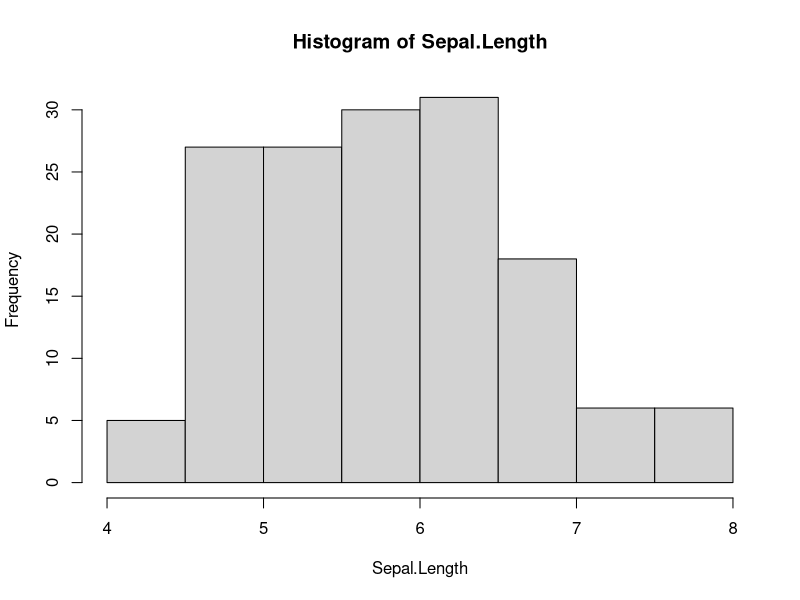
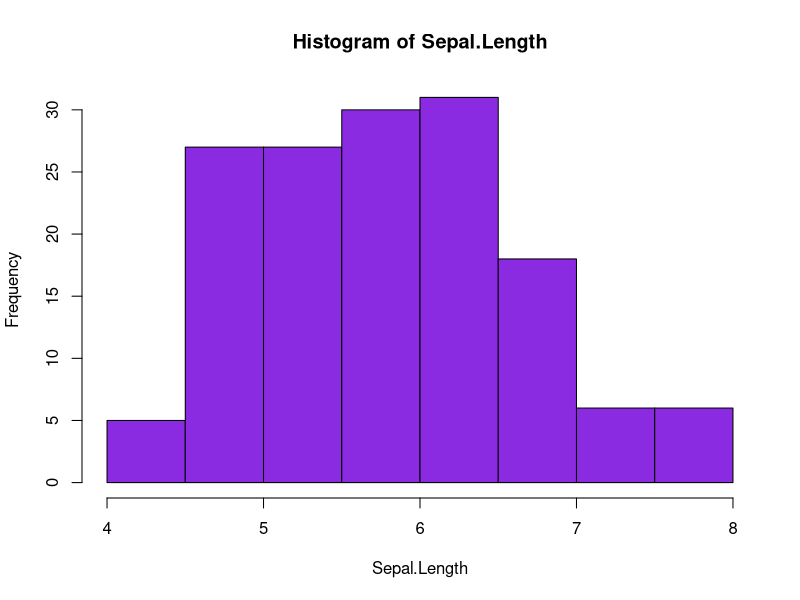
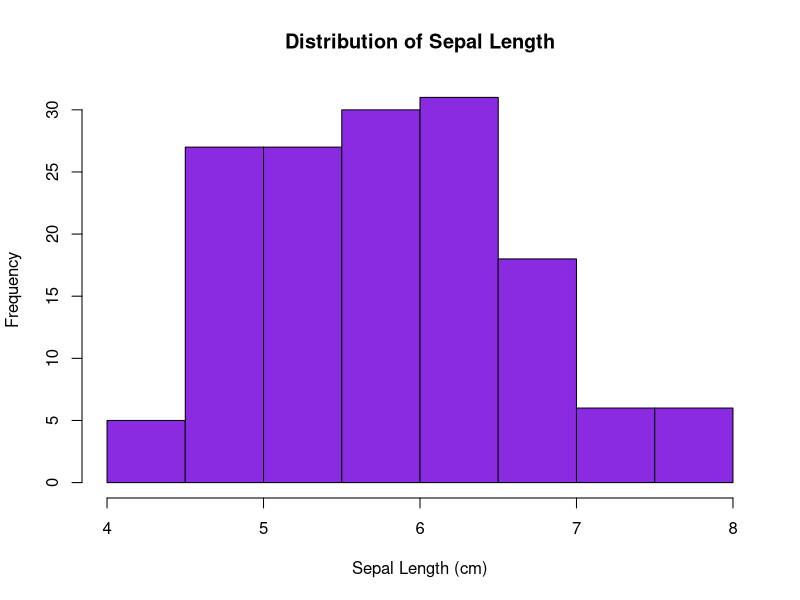
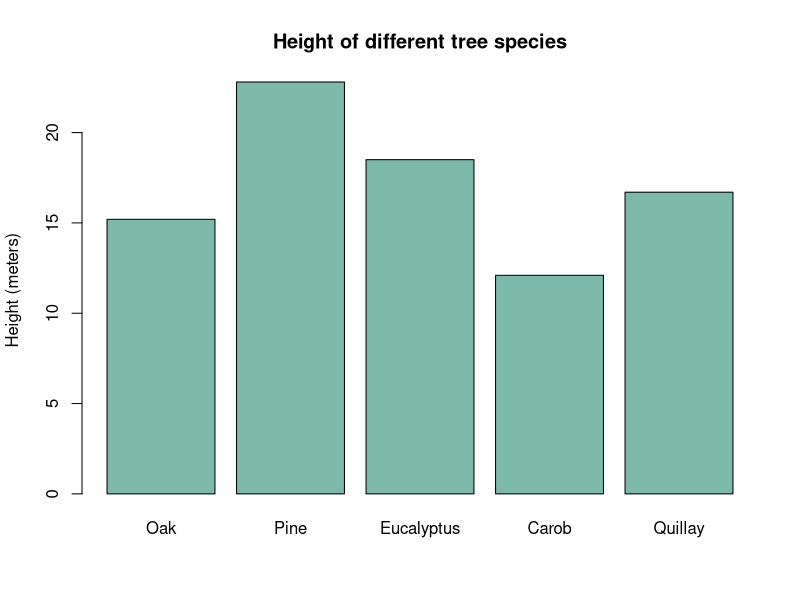
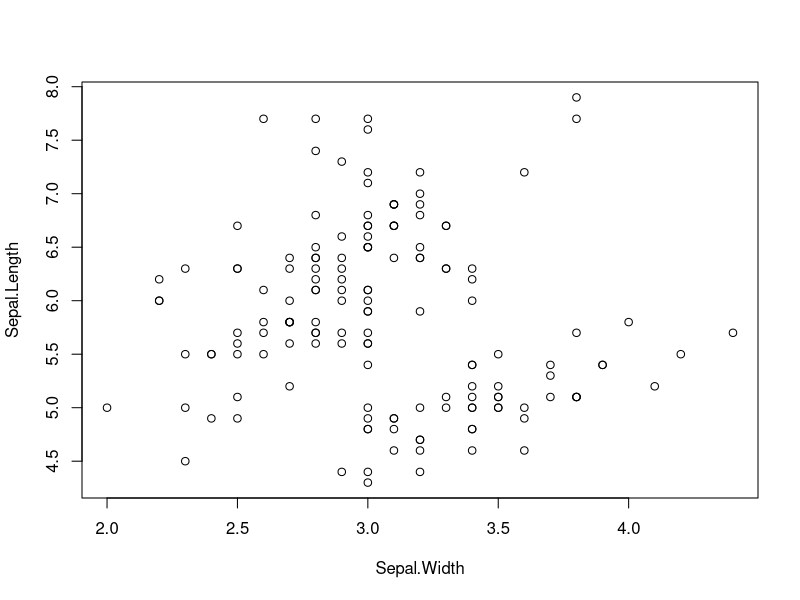
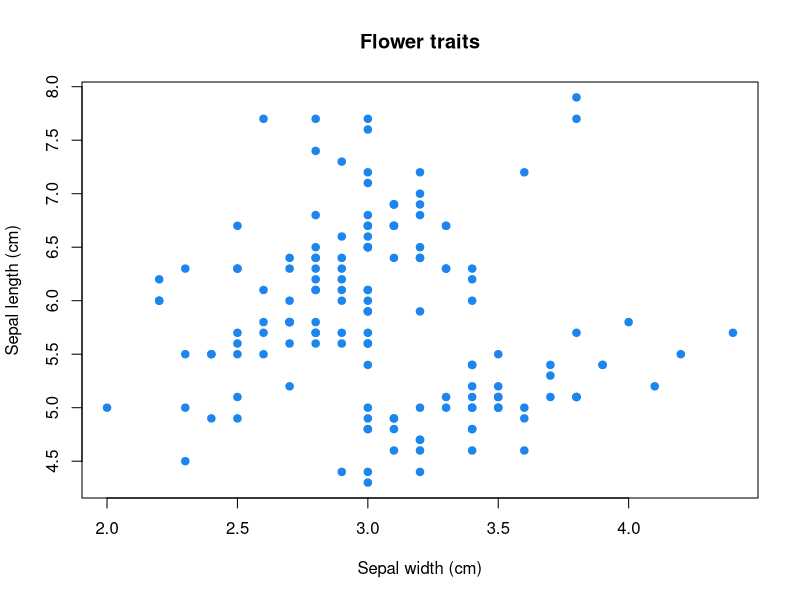
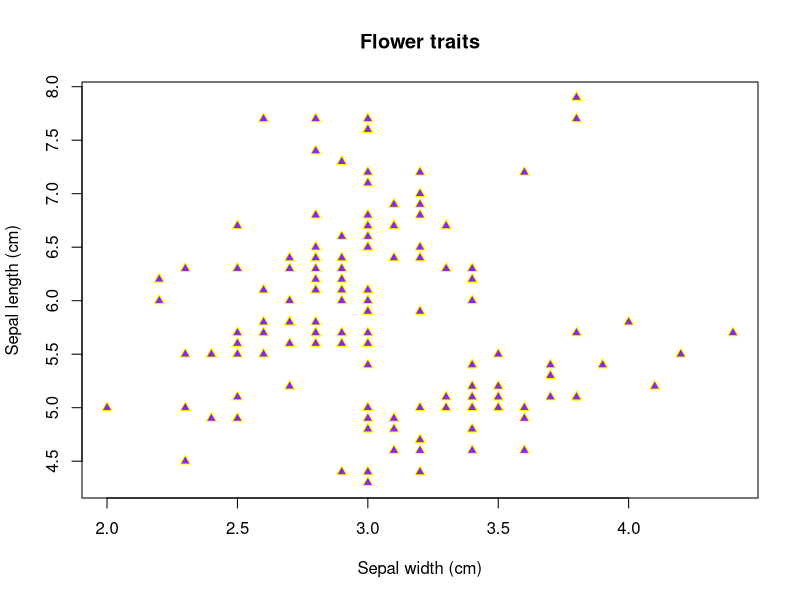
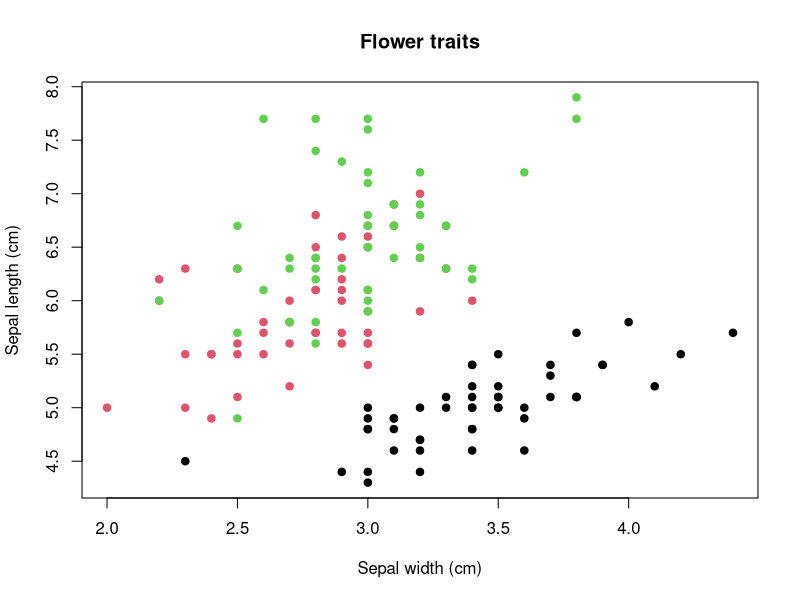

These figures' R source, in order:
## ---- chunk 1
knitr::opts_chunk$set(
	echo = TRUE,
	message = FALSE,
	warning = FALSE
)
## ---- chunk 2
# mean() calculates the average of a set of numbers
mean(c(1, 2, 3, 4, 5))

# length() counts how many elements are in a vector
length(c("a", "b", "c"))

# sqrt() calculates the square root
sqrt(16)
## ---- chunk 3
# Addition
2 + 3

# Subtraction
10 - 4

# Multiplication (use asterisk *)
5 * 6

# Division (use forward slash /)
20 / 4

# Exponentiation (use caret ^)
2^3
## ---- chunk 4
# Assigning values to variables
temperature <- 25.5
precipitation <- 120
num_species <- 15

# To access the value, simply type the variable name
temperature
precipitation
num_species

# We can use variables in calculations
temperature + 5
## ---- chunk 5
# Creating numeric vectors
week_temperatures <- c(22, 24, 26, 23, 25, 27, 24)
species_per_plot <- c(12, 15, 8, 20, 18, 10, 14)

# View the contents
week_temperatures
species_per_plot
## ---- chunk 6
# Calculate the mean (average)
mean(week_temperatures)

# Find the maximum value
max(species_per_plot)

# Find the minimum value
min(species_per_plot)

# Count how many elements are in the vector
length(species_per_plot)

# Calculate the standard deviation
sd(week_temperatures)

# Calculate the sum
sum(species_per_plot)
## ---- chunk 7
# First, create vectors for each column
tree_names <- c("Oak", "Pine", "Eucalyptus", "Carob", "Quillay")
height_m <- c(15.2, 22.8, 18.5, 12.1, 16.7)
diameter_cm <- c(45, 62, 38, 29, 41)
age_years <- c(25, 45, 30, 20, 35)

# Combine vectors into a data frame
tree_data <- data.frame(
  Species = tree_names,
  Height = height_m,
  Diameter = diameter_cm,
  Age = age_years
)

# View the data frame
print(tree_data)
## ---- chunk 8
summary(tree_data)
## ---- chunk 9
# Access the Height column
tree_data$Height

# Access the Species column
tree_data$Species

# Calculate mean height
mean(tree_data$Height)
## ---- chunk 10
# Estimate biomass using: Biomass = height × diameter² × 0.001
biomass_estimated <- tree_data$Height * (tree_data$Diameter^2) * 0.001

# Add the new column to our data frame
tree_data$Biomass <- biomass_estimated

# View the updated data frame
print(tree_data)
## ---- chunk 11
data(iris)
attach(iris)
names(iris)
## ---- chunk 12
head(iris)
## ---- chunk 13
tail(iris)
## ---- chunk 14
# Examining variable levels
levels(Species)

# Creating an object to quantify how many levels we have
spp <- levels(Species)
length(spp)
## ---- chunk 15
hist(Sepal.Length)
## ---- chunk 16
hist(Sepal.Length, col = "blueviolet")
## ---- chunk 17
hist(Sepal.Length, 
     col = "blueviolet",
     main = "Distribution of Sepal Length",
     xlab = "Sepal Length (cm)",
     ylab = "Frequency")
## ---- chunk 18
barplot(tree_data$Height,
        names.arg = tree_data$Species,
        main = "Height of different tree species",
        ylab = "Height (meters)",
        col = "#7CB9A8")
## ---- chunk 19
plot(Sepal.Length ~ Sepal.Width)
## ---- chunk 20
# Basic customization
plot(Sepal.Length ~ Sepal.Width, 
     main = "Flower traits", 
     xlab = "Sepal width (cm)", 
     ylab = "Sepal length (cm)", 
     col = "dodgerblue2", 
     pch = 19)

# Changing shape and border color
plot(Sepal.Length ~ Sepal.Width, 
     main = "Flower traits", 
     xlab = "Sepal width (cm)", 
     ylab = "Sepal length (cm)", 
     col = "yellow", 
     bg = "blueviolet", 
     pch = 24)

# Coloring each species with a different color
plot(Sepal.Length ~ Sepal.Width, 
     main = "Flower traits", 
     xlab = "Sepal width (cm)", 
     ylab = "Sepal length (cm)", 
     col = iris$Species, 
     pch = 19)
## ---- chunk 21
# Subsetting data
dataS <- subset(iris, Species == "setosa")

# And making the plot:
plot(Sepal.Length ~ Sepal.Width, 
     main = "Flower traits (I. setosa only)", 
     xlab = "Sepal width (cm)", 
     ylab = "Sepal length (cm)", 
     col = "dodgerblue2", 
     pch = 19, 
     data = dataS)
## ---- chunk 22
boxplot(Sepal.Length ~ Species, 
        main = "Sepal length variation", 
        xlab = "Plant species", 
        ylab = "Sepal length (cm)")
## ---- chunk 23
par(mfrow = c(2, 2))
boxplot(Sepal.Length ~ Species, main = "Sepal length variation", 
        xlab = "Plant species", ylab = "Sepal length (cm)")
boxplot(Sepal.Width ~ Species, main = "Sepal width variation", 
        xlab = "Plant species", ylab = "Sepal width (cm)")
boxplot(Petal.Length ~ Species, main = "Petal length variation", 
        xlab = "Plant species", ylab = "Petal length (cm)")
boxplot(Petal.Width ~ Species, main = "Petal width variation", 
        xlab = "Plant species", ylab = "Petal width (cm)")
par(mfrow = c(1, 1))
## ---- chunk 24
x <- rnorm(500)
y <- rnorm(500)
## ---- chunk 25
par(mfrow = c(1, 2))
hist(x, col = "cornflowerblue", main = "Distribution of x")
hist(y, col = "coral", main = "Distribution of y")
par(mfrow = c(1, 1))
## ---- chunk 26
plot(x, y, pch = 19, col = "firebrick2")
## ---- chunk 27
# We can also perform mathematical operations with variables
ylog <- log(y + 1)
plot(x, ylog, pch = 19, col = "forestgreen",
     main = "X vs log(Y+1)",
     xlab = "X values",
     ylab = "log(Y + 1)")
## ---- chunk 28
xs <- x * pi
plot(xs, y, pch = 19, col = "darkslateblue",
     main = expression(paste("X × ", pi, " vs Y")),
     xlab = expression(paste("X × ", pi)),
     ylab = "Y values")
## ---- chunk 29
cat("Summary of our tree study:\n")
cat("Mean height:", round(mean(tree_data$Height), 2), "meters\n")
cat("Mean diameter:", round(mean(tree_data$Diameter), 2), "cm\n")
cat("Total estimated biomass:", round(sum(tree_data$Biomass), 2), "kg\n")
## ---- chunk 30
sessionInfo()
